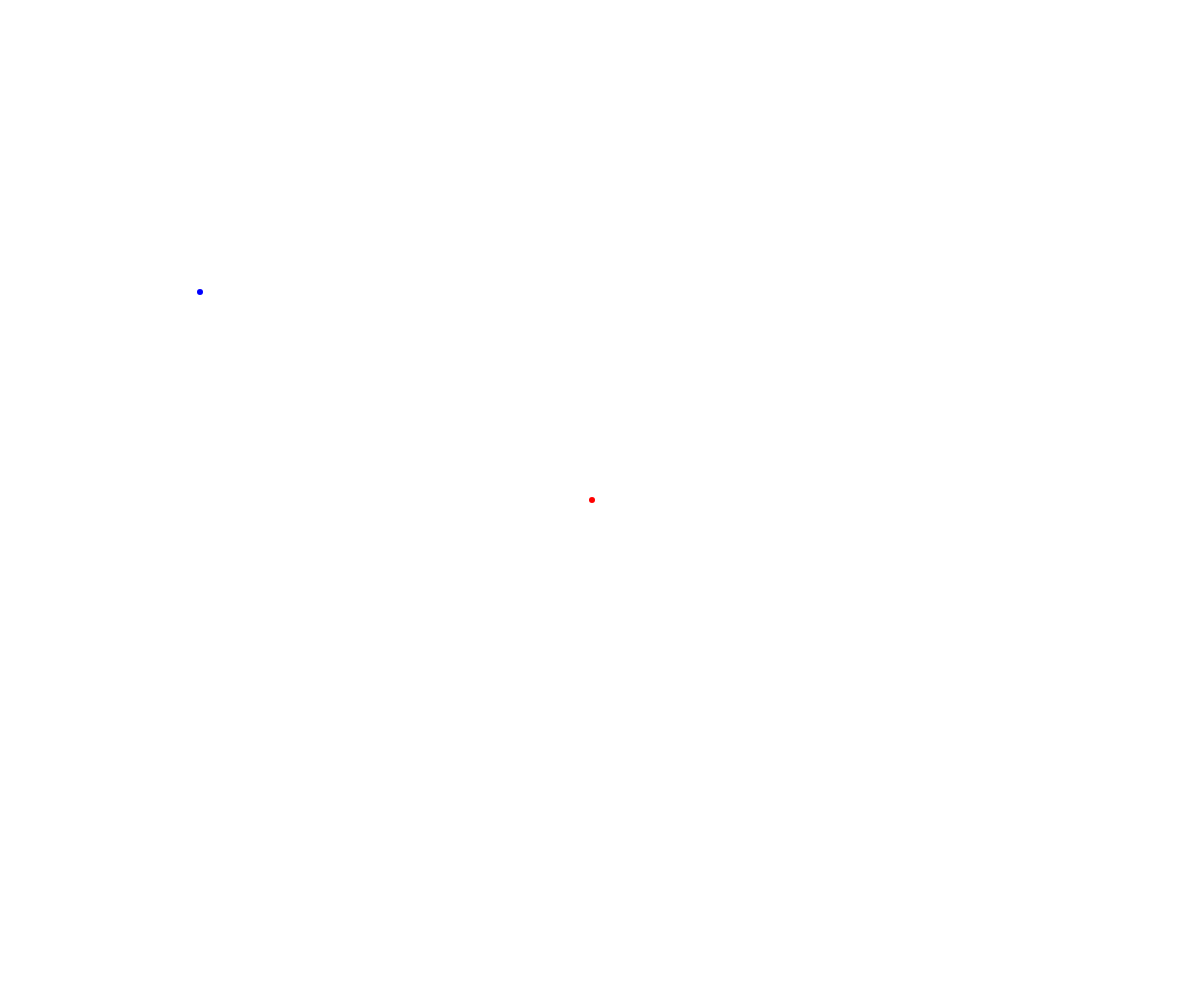
Frame 1 (no input)
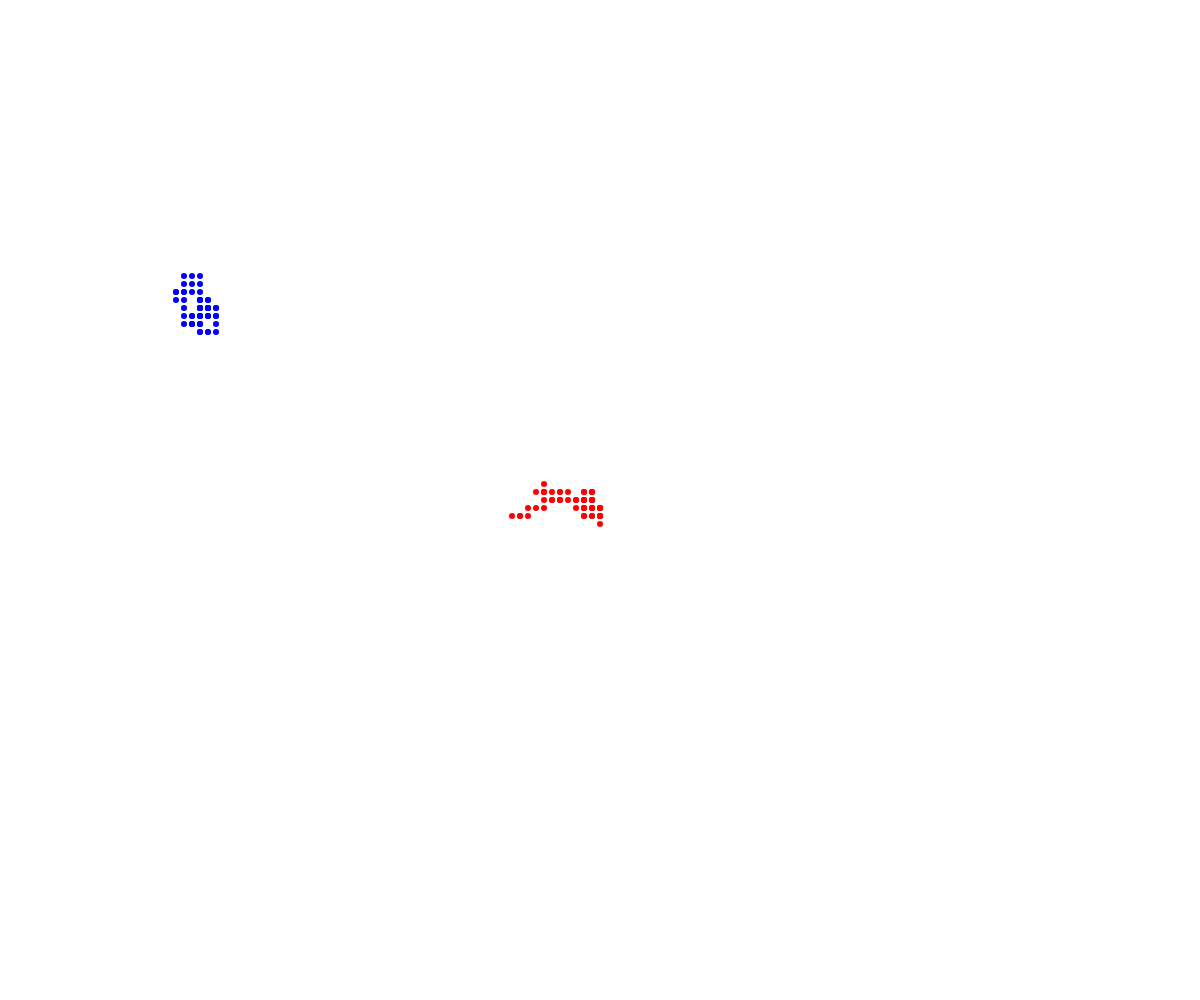
Frame 60 (no input)
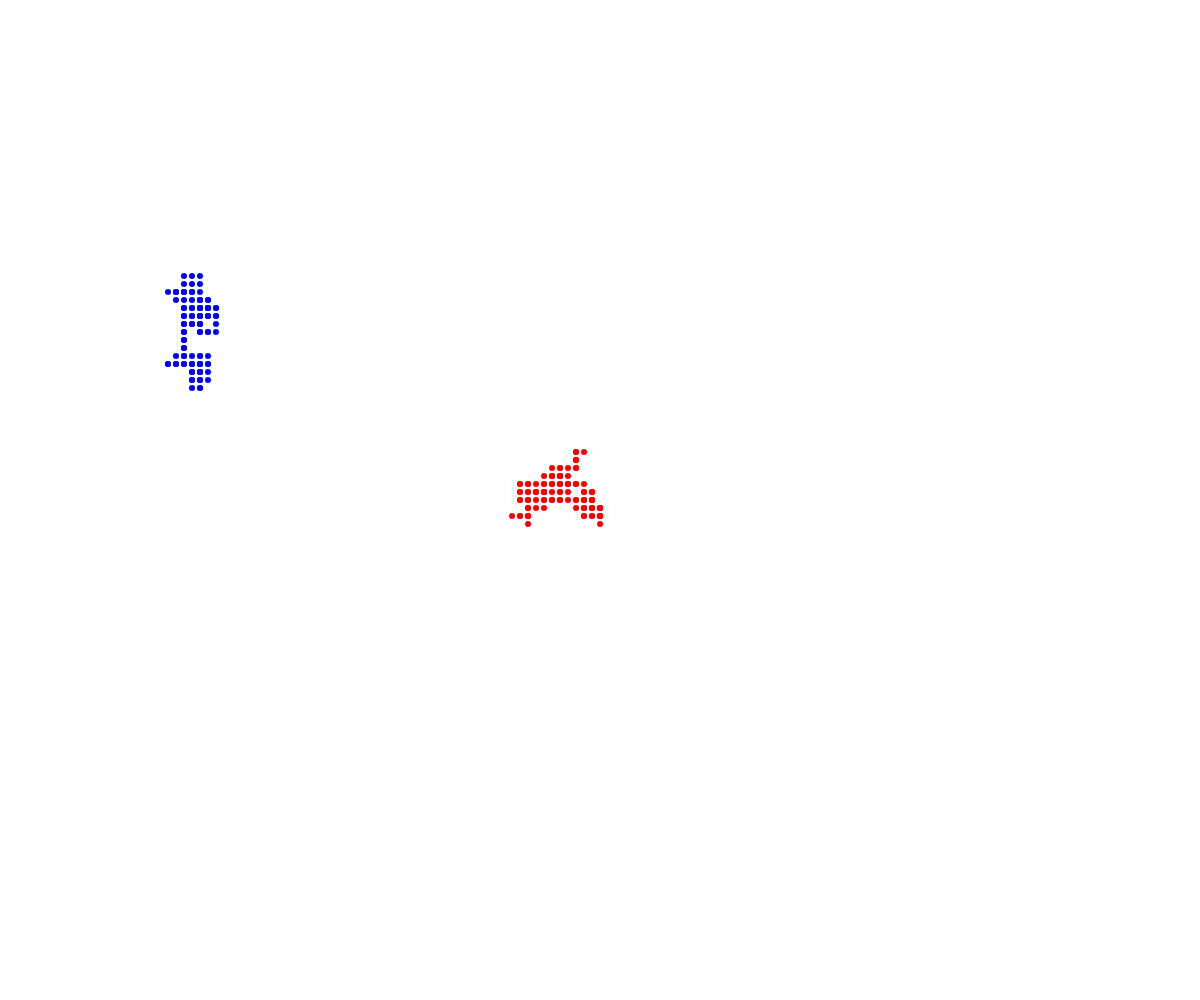
Frame 120 (the mouse pressed at the canvas centre since frame 60)

The p5.js sketch that drew these frames (run headless with seeded random() and noise() and a simulated clock; from frame 60 on, the mouse is pressed at the canvas centre):

// p5.js sketch
// ── sketch.js
// Walker OOP Demo

class Walker {
  constructor(x, y, theColor) {
    this.x = x;
    this.y = y;
    this.speed = 8;
    this.radius = 3;
    this.color = theColor;
  }

  display() {
    noStroke();
    fill(this.color);
    circle(this.x, this.y, this.radius*2);
  }

  move() {
    let choice = random(100);
    if (choice < 25) {
      //up
      this.y -= this.speed;
    }
    else if (choice < 50) {
      //down
      this.y += this.speed;
    }
    else if (choice < 75) {
      //left
      this.x -= this.speed;
    }
    else {
      //right
      this.x += this.speed;
    }
  }
}

let winston;
let radia;

function setup() {
  createCanvas(windowWidth, windowHeight);
  winston = new Walker(width/2, height/2, "red");
  radia = new Walker(200, 300, "blue");
}

function draw() {
  winston.move();
  radia.move();

  winston.display();
  radia.display();
}
